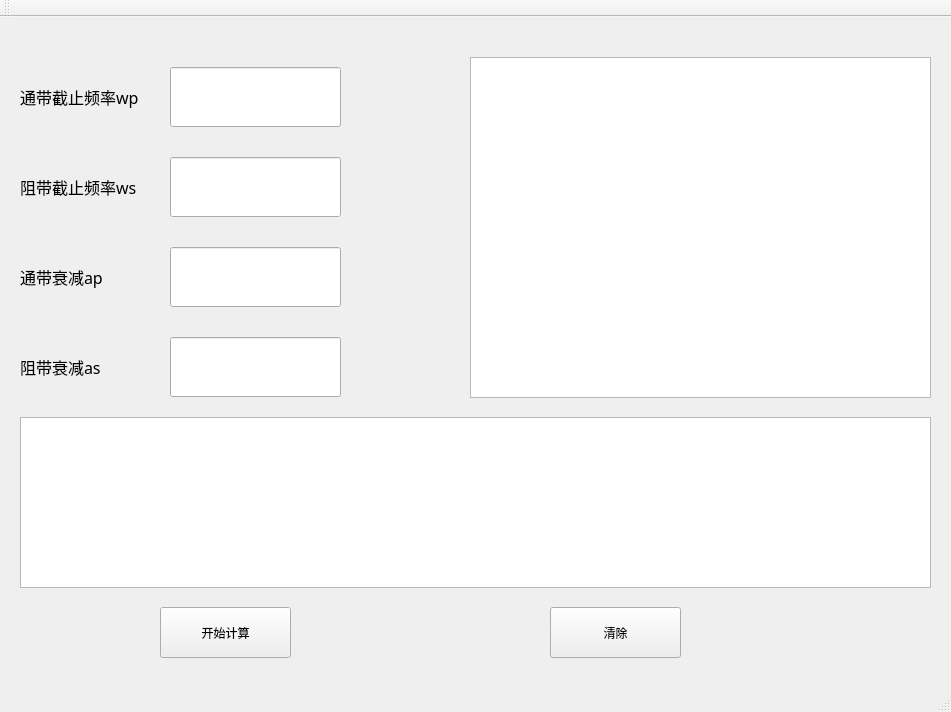
<?xml version="1.0" encoding="UTF-8"?>
<ui version="4.0">
 <class>MainWindow</class>
 <widget class="QMainWindow" name="MainWindow">
  <property name="geometry">
   <rect>
    <x>0</x>
    <y>0</y>
    <width>951</width>
    <height>712</height>
   </rect>
  </property>
  <property name="windowTitle">
   <string>MainWindow</string>
  </property>
  <widget class="QWidget" name="centralWidget">
   <widget class="QLabel" name="label_wp">
    <property name="geometry">
     <rect>
      <x>20</x>
      <y>50</y>
      <width>160</width>
      <height>60</height>
     </rect>
    </property>
    <property name="minimumSize">
     <size>
      <width>160</width>
      <height>60</height>
     </size>
    </property>
    <property name="font">
     <font>
      <family>宋体</family>
      <pointsize>12</pointsize>
     </font>
    </property>
    <property name="text">
     <string>通带截止频率wp</string>
    </property>
   </widget>
   <widget class="QLabel" name="label_ws">
    <property name="geometry">
     <rect>
      <x>20</x>
      <y>140</y>
      <width>160</width>
      <height>60</height>
     </rect>
    </property>
    <property name="minimumSize">
     <size>
      <width>160</width>
      <height>60</height>
     </size>
    </property>
    <property name="font">
     <font>
      <family>宋体</family>
      <pointsize>12</pointsize>
     </font>
    </property>
    <property name="text">
     <string>阻带截止频率ws</string>
    </property>
   </widget>
   <widget class="QLabel" name="label_ap">
    <property name="geometry">
     <rect>
      <x>20</x>
      <y>230</y>
      <width>160</width>
      <height>60</height>
     </rect>
    </property>
    <property name="minimumSize">
     <size>
      <width>160</width>
      <height>60</height>
     </size>
    </property>
    <property name="font">
     <font>
      <family>宋体</family>
      <pointsize>12</pointsize>
     </font>
    </property>
    <property name="text">
     <string>通带衰减ap</string>
    </property>
   </widget>
   <widget class="QLabel" name="label_as">
    <property name="geometry">
     <rect>
      <x>20</x>
      <y>320</y>
      <width>160</width>
      <height>60</height>
     </rect>
    </property>
    <property name="minimumSize">
     <size>
      <width>160</width>
      <height>60</height>
     </size>
    </property>
    <property name="font">
     <font>
      <family>宋体</family>
      <pointsize>12</pointsize>
     </font>
    </property>
    <property name="text">
     <string>阻带衰减as</string>
    </property>
   </widget>
   <widget class="QLineEdit" name="lineEdit_wp">
    <property name="geometry">
     <rect>
      <x>170</x>
      <y>50</y>
      <width>171</width>
      <height>60</height>
     </rect>
    </property>
    <property name="minimumSize">
     <size>
      <width>0</width>
      <height>60</height>
     </size>
    </property>
   </widget>
   <widget class="QLineEdit" name="lineEdit_ws">
    <property name="geometry">
     <rect>
      <x>170</x>
      <y>140</y>
      <width>171</width>
      <height>60</height>
     </rect>
    </property>
    <property name="minimumSize">
     <size>
      <width>0</width>
      <height>60</height>
     </size>
    </property>
   </widget>
   <widget class="QLineEdit" name="lineEdit_ap">
    <property name="geometry">
     <rect>
      <x>170</x>
      <y>230</y>
      <width>171</width>
      <height>60</height>
     </rect>
    </property>
    <property name="minimumSize">
     <size>
      <width>0</width>
      <height>60</height>
     </size>
    </property>
   </widget>
   <widget class="QLineEdit" name="lineEdit_as">
    <property name="geometry">
     <rect>
      <x>170</x>
      <y>320</y>
      <width>171</width>
      <height>60</height>
     </rect>
    </property>
    <property name="minimumSize">
     <size>
      <width>0</width>
      <height>60</height>
     </size>
    </property>
   </widget>
   <widget class="QGraphicsView" name="graphicsView">
    <property name="geometry">
     <rect>
      <x>470</x>
      <y>40</y>
      <width>461</width>
      <height>341</height>
     </rect>
    </property>
   </widget>
   <widget class="QPushButton" name="pushB_Start">
    <property name="geometry">
     <rect>
      <x>160</x>
      <y>590</y>
      <width>131</width>
      <height>51</height>
     </rect>
    </property>
    <property name="text">
     <string>开始计算</string>
    </property>
   </widget>
   <widget class="QPushButton" name="pushB_Clear">
    <property name="geometry">
     <rect>
      <x>550</x>
      <y>590</y>
      <width>131</width>
      <height>51</height>
     </rect>
    </property>
    <property name="text">
     <string>清除</string>
    </property>
   </widget>
   <widget class="QTextEdit" name="textEdit">
    <property name="geometry">
     <rect>
      <x>20</x>
      <y>400</y>
      <width>911</width>
      <height>171</height>
     </rect>
    </property>
   </widget>
  </widget>
  <widget class="QMenuBar" name="menuBar">
   <property name="geometry">
    <rect>
     <x>0</x>
     <y>0</y>
     <width>951</width>
     <height>26</height>
    </rect>
   </property>
  </widget>
  <widget class="QToolBar" name="mainToolBar">
   <attribute name="toolBarArea">
    <enum>TopToolBarArea</enum>
   </attribute>
   <attribute name="toolBarBreak">
    <bool>false</bool>
   </attribute>
  </widget>
  <widget class="QStatusBar" name="statusBar"/>
 </widget>
 <layoutdefault spacing="6" margin="11"/>
 <resources/>
 <connections/>
</ui>
